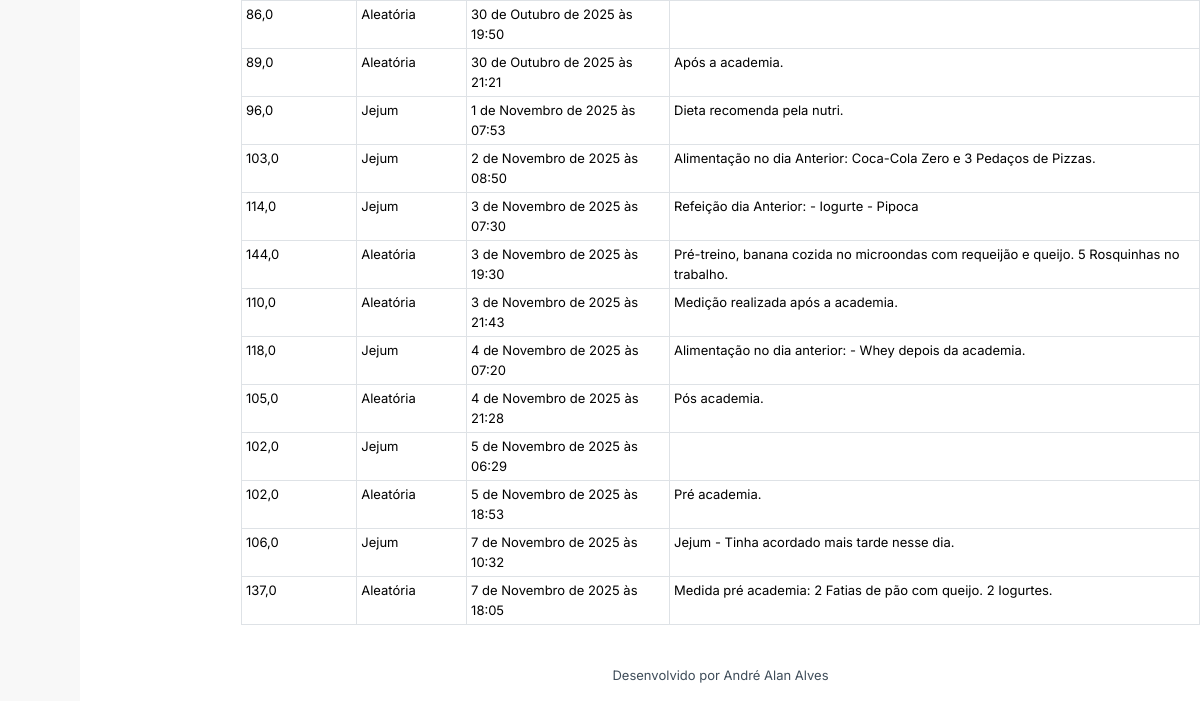
The app's page /medicoes/relatorio/ (signed in, lower part), older data.
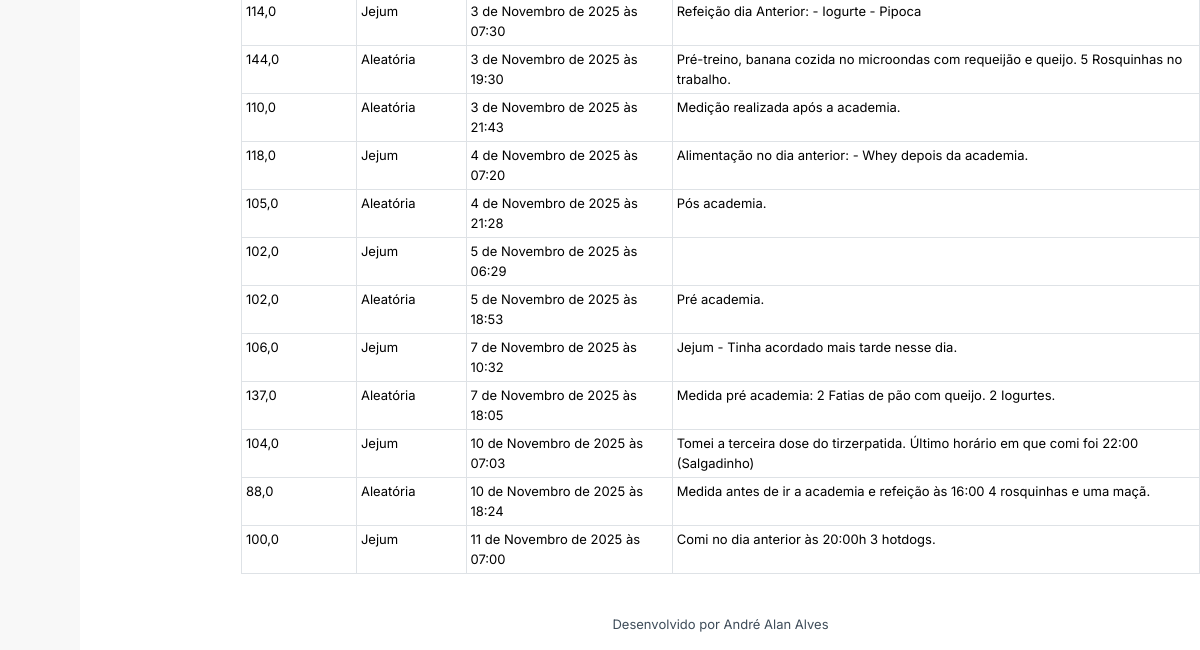
The same page, newer data.
### medicoes/models.py (models this page shows, shortened)
class Medicao(models.Model):
    TIPO_MEDICAO_CHOICES = [
        ("","Tipo de Medição"),
        ('pre_prandial', 'Pré-Prandial'),
        ('pos_prandial_1h', 'Pós-Prandial 1 Hora'),
        ('pos_pandrial_2h', 'Pós-Pandrial 2 Horas'),
        ('jejum', 'Jejum'),
        ('aleatoria', 'Aleatória'),
    ]
    valor_glicose = models.FloatField(verbose_name='Valor da Glicose (mg/dL)')
    tipo_medicao = models.CharField(max_length=20, choices=TIPO_MEDICAO_CHOICES, verbose_name='Tipo de Medição')
    data_medicao = models.DateTimeField(verbose_name='Data da Medição', default=timezone.now)
    observacoes = models.TextField(null=True, blank=True, verbose_name='Observações')
    perfil = models.ForeignKey(Perfil, on_delete=models.CASCADE, verbose_name='Perfil')
    exame = models.ForeignKey(Exame, on_delete=models.SET_NULL, null=True, blank=True, related_name='medicoes', verbose_name='Exame Relacionado')
    class Meta:
        app_label = 'medicoes'
        verbose_name_plural = 'Medições'
        ordering = ['data_medicao']

### medicoes/views.py (the view)
# urls.py: path("relatorio/",views.RelatoriosListView.as_view(), name="relatorio"),
class RelatoriosListView(LoginRequiredMixin, ListView):
    template = "medicao_relatorio.html"
    template_name_suffix = "_relatorio"
    model = Medicao
    def get_queryset(self):
        instancia = super().get_queryset().all()
        tipo_medicao_data = self.request.GET.get('tipo_medicao')
        mes = self.request.GET.get('mes')
        if tipo_medicao_data:
            instancia = instancia.filter(tipo_medicao=tipo_medicao_data)
        if mes:
            instancia = instancia.filter(data_medicao__month=mes)
        return instancia
    def get_context_data(self, **kwargs):
        dados_lista = []
        for medicao in self.object_list:
            dados_lista.append({
                'data': medicao.data_medicao.isoformat(),
                'valor': float(medicao.valor_glicose),
            })
        context = super().get_context_data(**kwargs)
        context["dados_json"] = json.dumps(dados_lista)
        return context

### medicoes/template/medicoes/medicao_relatorio.html (shortened to what this page needs)
{% extends "base.html" %}
{% load django_bootstrap5 %}
{% block content %}
<div class="row">
    <div class="col">
        <table class="table table-sm table-bordered">
            <tbody>
            {% for o in object_list %}
            <tr>
                <td>{{ o.valor_glicose }}</td>
                <td>{{ o.get_tipo_medicao_display }}</td>
                <td>{{ o.data_medicao }}</td>
                <td>{{o.observacoes}}</td>
            </tr>
            {% endfor %}
            </tbody>
        </table>
    </div>
</div>
{% endblock %}

Row changes from the older to the newer data that the page shows:
no longer on this page (row unchanged): Medicao: valor_glicose "86,0", tipo_medicao "Aleatória", data_medicao "30 de Outubro de 2025 às 19:50"
no longer on this page (row unchanged): Medicao: valor_glicose "89,0", tipo_medicao "Aleatória", data_medicao "30 de Outubro de 2025 às 21:21", observacoes "Após a academia."
no longer on this page (row unchanged): Medicao: valor_glicose "96,0", tipo_medicao "Jejum", data_medicao "1 de Novembro de 2025 às 07:53", observacoes "Dieta recomenda pela nutri."
no longer on this page (row unchanged): Medicao: valor_glicose "103,0", tipo_medicao "Jejum", data_medicao "2 de Novembro de 2025 às 08:50", observacoes "Alimentação no dia Anterior: Coca-Cola Zero e 3 Pedaços de Pizzas."
added Medicao: valor_glicose "104,0", tipo_medicao "Jejum", data_medicao "10 de Novembro de 2025 às 07:03", observacoes "Tomei a terceira dose do tirzerpatida. Último horário em que comi foi 22:00 (Salgadinho)"
added Medicao: valor_glicose "88,0", tipo_medicao "Aleatória", data_medicao "10 de Novembro de 2025 às 18:24", observacoes "Medida antes de ir a academia e refeição às 16:00 4 rosquinhas e uma maçã."
added Medicao: valor_glicose "100,0", tipo_medicao "Jejum", data_medicao "11 de Novembro de 2025 às 07:00", observacoes "Comi no dia anterior às 20:00h 3 hotdogs."
